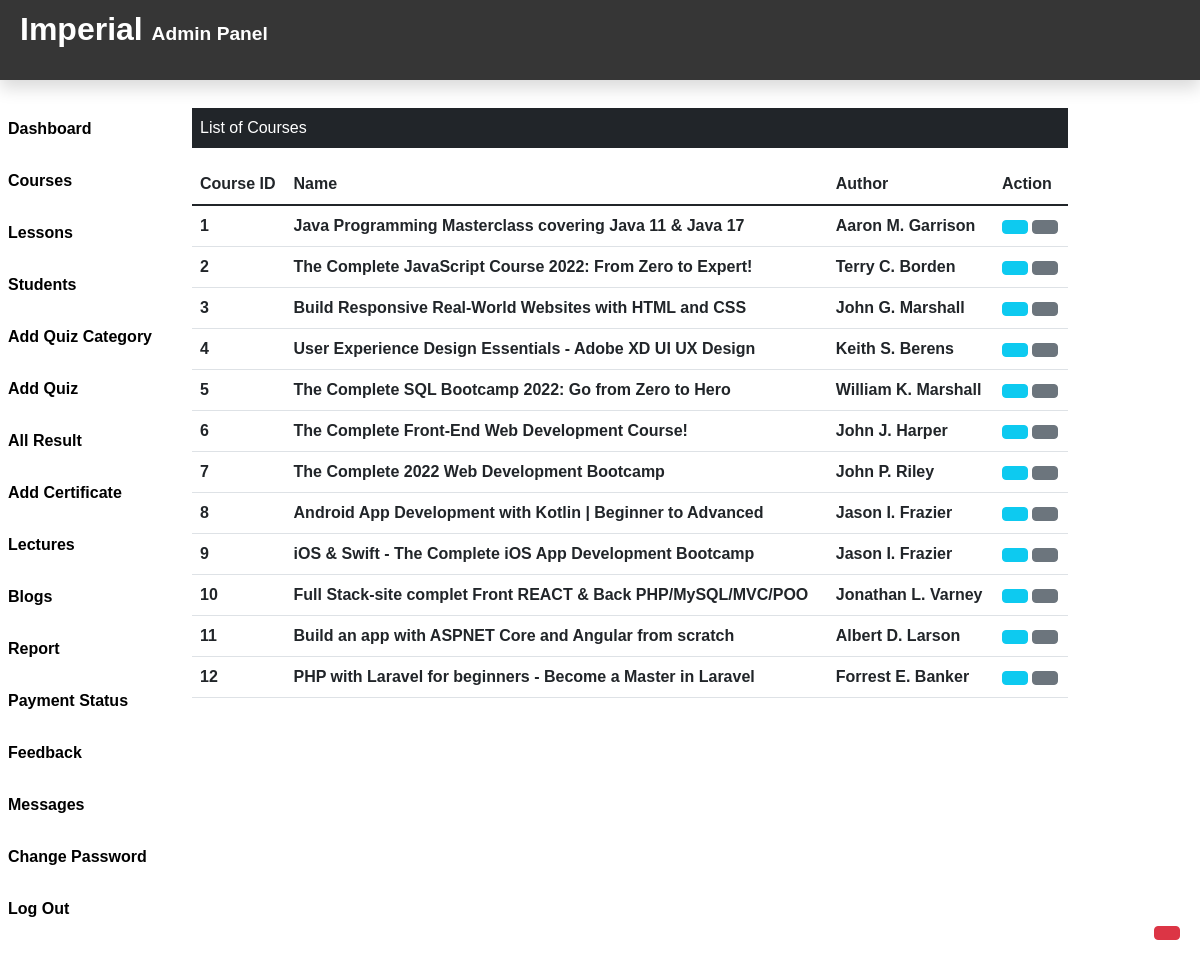
Page /Admin/Course.php (signed in) on the committed database.
### tables this page shows
CREATE TABLE `course` (
  `course_id` int(11) NOT NULL,
  `course_name` text NOT NULL,
  `course_desc` text NOT NULL,
  `course_author` varchar(255) NOT NULL,
  `course_img` text NOT NULL,
  `course_duration` int(11) NOT NULL,
  `course_price` float NOT NULL,
  `course_lessons` int(11) NOT NULL
);

### Admin/Course.php (the view, shortened to what this page needs)
<?php
include_once("Header.php");
include_once("../DB_Files/db.php");
?>
<div class="col-sm-9 mt-5">
    <p class="bg-dark text-white p-2">List of Courses</p>
    <?php
    $sql = "SELECT * FROM course";
    $result = $conn->query($sql);
    if ($result->num_rows > 0) {
    ?>
    <table class="table">
        <thead>
            <tr>
                <th class="text-dark fw-bolder" scope="col">Course ID</th>
                <th class="text-dark fw-bolder" scope="col">Name</th>
                <th class="text-dark fw-bolder" scope="col">Author</th>
                <th class="text-dark fw-bolder" scope="col">Action</th>
            </tr>
        </thead>
        <tbody>
        <?php  while($row=$result->fetch_assoc()){
            echo '<tr>';
                echo '<th class="text-dark fw-bolder" scope="row">'.$row['course_id'].'</th>';
                echo '<td class="text-dark fw-bolder">'.$row['course_name'].'</td>';
                echo '<td class="text-dark fw-bolder">'.$row['course_author'].'</td>';
                echo '<td>';
                echo '
                <form action="editCourse.php" method="POST" class="d-inline">
                <input type="hidden" name="id" value='.$row["course_id"].'>
                <button type="submit" class="btn btn-info mr-3" name="view" value="View"><i class="uil uil-pen"></i></button>
                </form>
                <form action="" method="POST" class="d-inline">
                <input type="hidden" name="id" value='.$row["course_id"].'>
                    <button type="submit" class="btn btn-secondary" name="delete" value="Delete">
                        <i class="uil uil-trash-alt"></i>
                    </button>
                    </form>
                </td>
            </tr>';
            } ?>
        </tbody>
    </table>
    <?php }else{ echo "<p class='text-dark p-2 fw-bolder'>Course Not Found. </p>";}
    ?>
</div>
</div>
<div>
    <a href="addCourse.php" class="btn btn-danger box">
    </a>
</div>
</div>

### Admin/CSS/Header.css (style rules this page uses)
body { font-family: Arial, Helvetica, sans-serif; background: #ffffff; color: rgb(0, 0, 0); }
.box { position: fixed; bottom: 10px; right: 20px; margin-bottom: 30px; }
table, th, td { color: rgb(255, 255, 255); }

### rows in the picture
course: course_id "1", course_name "Java Programming Masterclass covering Java 11 & Java 17", course_author "Aaron M. Garrison"
course: course_id "2", course_name "The Complete JavaScript Course 2022: From Zero to Expert!", course_author "Terry C. Borden"
course: course_id "3", course_name "Build Responsive Real-World Websites with HTML and CSS", course_author "John G. Marshall"
course: course_id "4", course_name "User Experience Design Essentials - Adobe XD UI UX Design", course_author "Keith S. Berens"
course: course_id "5", course_name "The Complete SQL Bootcamp 2022: Go from Zero to Hero", course_author "William K. Marshall"
course: course_id "6", course_name "The Complete Front-End Web Development Course!", course_author "John J. Harper"
course: course_id "7", course_name "The Complete 2022 Web Development Bootcamp", course_author "John P. Riley"
course: course_id "8", course_name "Android App Development with Kotlin | Beginner to Advanced", course_author "Jason I. Frazier"
course: course_id "9", course_name "iOS & Swift - The Complete iOS App Development Bootcamp", course_author "Jason I. Frazier"
course: course_id "10", course_name "Full Stack-site complet Front REACT & Back PHP/MySQL/MVC/POO", course_author "Jonathan L. Varney"
course: course_id "11", course_name "Build an app with ASPNET Core and Angular from scratch", course_author "Albert D. Larson"
course: course_id "12", course_name "PHP with Laravel for beginners - Become a Master in Laravel", course_author "Forrest E. Banker"
